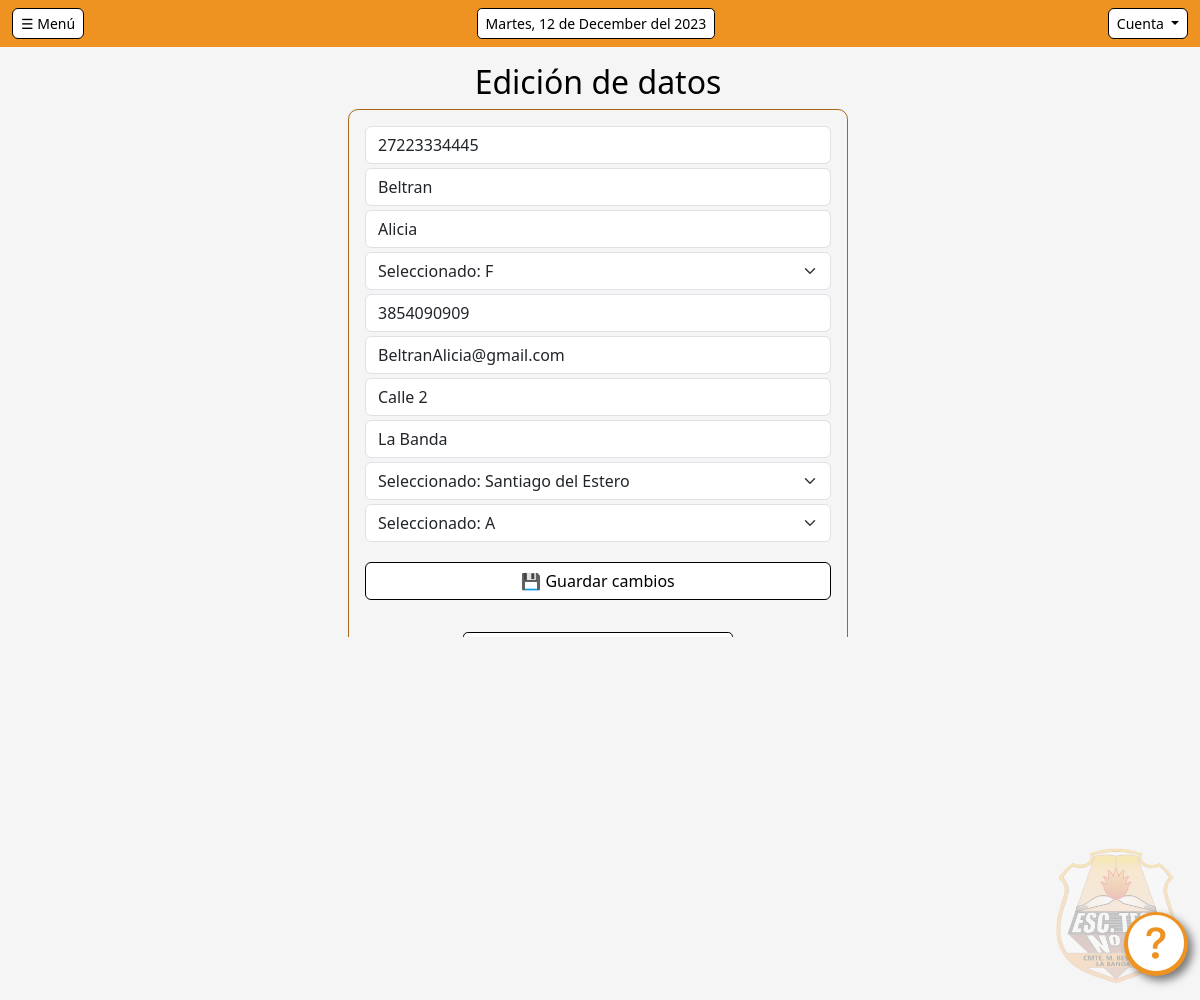
The app's page /edicion/Docente/19 (signed in) with its own data.
### scd/models.py (models this page shows, shortened)
class Docente(models.Model):
    id_doc = models.AutoField(primary_key=True)
    cuil = models.IntegerField(unique=True, blank=False)
    nombre = models.CharField(max_length=45, blank=False)
    apellido = models.CharField(max_length=30, blank=False)
    celular = models.CharField(max_length=15, blank=False)
    email = models.CharField(max_length=40, blank=False)
    domicilio = models.CharField(max_length=40, blank=False)
    localidad = models.CharField(max_length=30, blank=False)
    provincia = models.CharField(max_length=30, blank=False)
    genero = models.CharField(max_length=1, blank=False)
    estado = models.CharField(max_length=1, blank=False)

### scd/views.py (the view)
# urls.py: path('edicion/Docente/<id_doc>', views.edicionDocente, name='edicionDocente'),
@login_required
@user_passes_test(user_has_required_group, login_url='access_denied')
def edicionDocente(request, id_doc):
    docente = Docente.objects.get(id_doc=id_doc)
    return render(request, "Docente/edicionDocente.html", {"docente": docente})

### accounts/views.py (called while the page is built)
def user_has_required_group(user):
    return user.groups.filter(name='Preceptor').exists() or user.groups.filter(name='Administrador').exists()

### scd/templatetags/custom_filters.py (called while the page is built)
@register.filter(name='has_group')
def has_group(user, group_name):
    return user.groups.filter(name=group_name).exists()

### scd/templates/Docente/edicionDocente.html (shortened to what this page needs)
{% extends "base.html" %}
{% block body %}
<div class="">
    <div class="col-lg-5 col-md-7 col-sm-10 contenido-centrado">
        <div class="text-center">
            <h2>Edición de datos</h2>
        </div>
        <div class="scroll-box">
        <div class="card bg-whitesmoke borde">
            <div class="card-body">
                <form action="{% url 'editarDocente' %}" method="POST">{% csrf_token %}
                    <div class="form-group mb-1">
                        <input type="number" autocomplete="off" id="cuil" name="cuil" value="{{docente.cuil}}" class="form-control" placeholder="N° de CUIL" oninput="javascript: if (this.value.length > this.maxLength) this.value = this.value.slice(0, this.maxLength);" maxlength="12" required>
                    </div>
                    <div class="form-group mb-1">
                        <input type="text" autocomplete="off" id="apellido" name="apellido" value="{{docente.apellido}}" class="form-control" placeholder="Apellido" minlength="2" maxlength="30" required>
                    </div>
                    <div class="form-group mb-1">
                        <input type="text" autocomplete="off" id="nombre" name="nombre" value="{{docente.nombre}}" class="form-control" placeholder="Nombre" minlength="2" maxlength="45" required>
                    </div>
                    <div class="form-group mb-1">
                        <select class="form-select" aria-label="Default select example" id="genero" name="genero">
                            <option value="{{docente.genero}}" selected>Seleccionado: {{docente.genero}}</option>
                        </select>
                    </div>
                    <div class="form-group mb-1">
                        <input type="number" autocomplete="off" id="celular" name="celular" value="{{docente.celular}}" class="form-control" placeholder="Celular" oninput="javascript: if (this.value.length > this.maxLength) this.value = this.value.slice(0, this.maxLength);" maxlength="15" required>
                    </div>
                    <div class="form-group mb-1">
                        <input type="text" autocomplete="off" id="email" name="email" value="{{docente.email}}" class="form-control" placeholder="Email" oninput="javascript: if (this.value.length > this.maxLength) this.value = this.value.slice(0, this.maxLength);" maxlength="40" required>
                    </div>
                    <div class="form-group mb-1">
                        <input type="text" autocomplete="off" id="domicilio" name="domicilio" value="{{docente.domicilio}}" class="form-control" placeholder="Domicilio" oninput="javascript: if (this.value.length > this.maxLength) this.value = this.value.slice(0, this.maxLength);" maxlength="40" required>
                    </div>
                    <div class="form-group mb-1">
                        <input type="text" autocomplete="off" id="localidad" name="localidad" value="{{docente.localidad}}" class="form-control" placeholder="Localidad" oninput="javascript: if (this.value.length > this.maxLength) this.value = this.value.slice(0, this.maxLength);" maxlength="30" required>
                    </div>
                    <div class="form-group mb-1">
                        <select class="form-select" aria-label="Default select example" id="provincia" name="provincia">
                            <option value="{{docente.provincia}}" selected>Seleccionado: {{docente.provincia}}</option>
                        </select>
                    </div>
                    <div class="form-group mb-1">
                        <select class="form-select" aria-label="Default select example" id="estado" name="estado">
                            <option value="{{docente.estado}}" selected>Seleccionado: {{docente.estado}}</option>
                        </select>
                    </div>
                    <div class="d-grid gap-2 py-3">
                        <button type="submit" class="btn btn-success border border-black rounded">
                            💾 Guardar cambios
                        </button>
                    </div>
                    <div class="text-center">
                        <a class="btn btn-dark mt-3" href="{% url 'gestionDocente' %}">⬅️ Descartar cambios y regresar</a>
                    </div>
                </form>
            </div>
        </div>
    </div>
    </div>
</div>
{% endblock %}

### scd/static/css/SCD.css (style rules this page uses)
body { min-height: 100vh; background-size: cover; background-position: center; user-select: none; }
a { text-decoration: none; color: inherit; }
.scroll-box { max-height: 33rem; overflow-y: auto; }
.contenido-centrado { position: fixed; max-height: 100%; margin-left: 25%; height: auto; }
.borde { border: .06rem; border-style: solid; border-radius: .63rem; border-color: #a76718; }
.btn { background-color: white; color: black; border: .06rem; border-style: solid; border-color: black; border-radius: .3rem; }
.bg-whitesmoke { background-color: whitesmoke; }
body { background: whitesmoke; }
h1, h2, h3, h4, h5 { font-family:'Segoe UI'; color: black; }
* { scrollbar-width: thin; scrollbar-color: #a76718 #FFFFFF; }

### records on screen
Docente: cuil "27223334445", apellido "Beltran", nombre "Alicia", celular "3854090909", email "BeltranAlicia@gmail.com", domicilio "Calle 2", localidad "La Banda"
